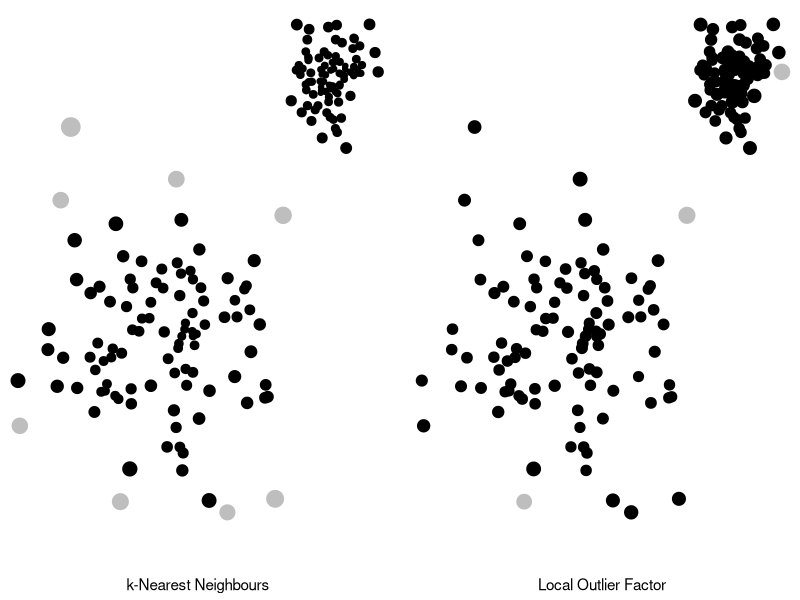

Recreate this plot in R.
# Multidimensional anomaly detection

set.seed(12345)
x <- c(rnorm(100, 10, 3), rnorm(100, 20, 1))
y <- c(rnorm(100, 10, 3), rnorm(100, 20, 1))
xy <- data.frame(x, y)

# Multivariate anomaly detection

library(FNN)
xy_knn <- get.knn(xy, k = 5)
xy$`k-Nearest Neighbours` <- rowMeans(xy_knn$nn.dist)

library(dbscan)
xy$`Local Outlier Factor` <- lof(xy, minPts = 5)

library(tidyverse)
tibble(xy) %>%
    pivot_longer(-1:-2, names_to = "Method") %>%
    ggplot(aes(x, y, size = value, col = value > 2.5)) +
    geom_point() +
    scale_color_manual(values = c("black", "gray")) +
    facet_wrap(~Method, strip.position = "bottom") +
    theme_void() +
    theme(legend.position = "none",
          strip.text.x = element_text(margin = margin(10, 0, 2 ,0, "mm"),
                                      size = 11))
